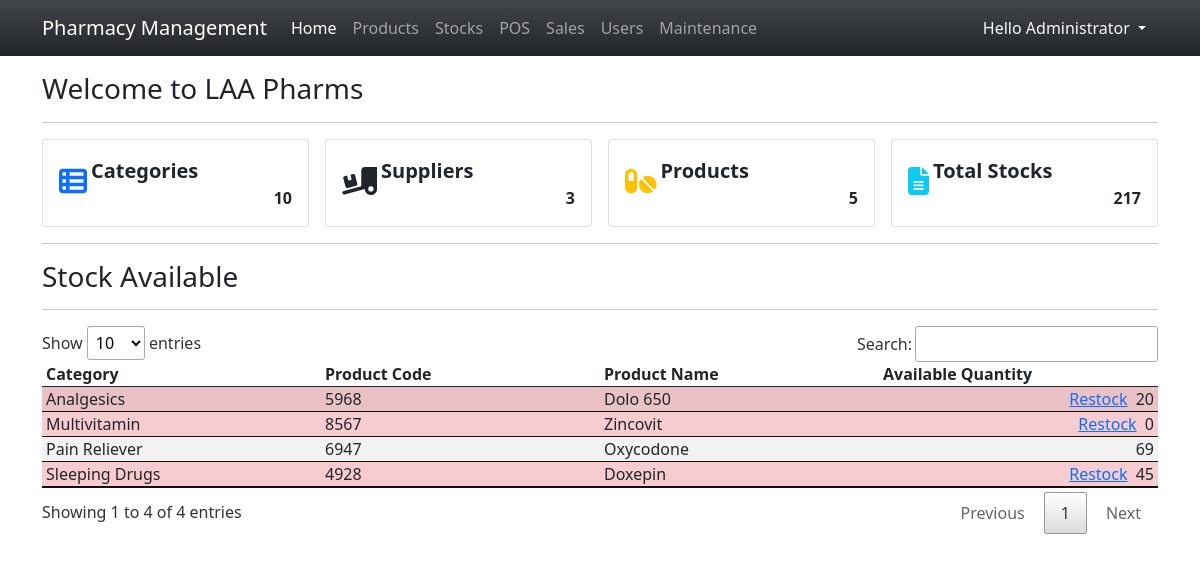
The app's page / (signed in) with its own data.
### tables this page shows
CREATE TABLE `product_list` (
            `product_id` INTEGER NOT NULL PRIMARY KEY AUTOINCREMENT,
            `product_code` TEXT NOT NULL,
            `category_id` INTEGER NOT NULL,
            `name` TEXT NOT NULL,
            `description` TEXT NOT NULL,
            `price` REAL NOT NULL DEFAULT 0,
            `status` INTEGER NOT NULL DEFAULT 1,
            FOREIGN KEY(`category_id`) REFERENCES `category_list`(`category_id`) ON DELETE CASCADE
        );

CREATE TABLE `category_list` (
            `category_id` INTEGER NOT NULL PRIMARY KEY AUTOINCREMENT,
            `name` TEXT NOT NULL,
            `description` TEXT NOT NULL,
            `status` INTEGER NOT NULL DEFAULT 1
        );

### home.php (the view, shortened to what this page needs)
<h3>Welcome to LAA Pharms</h3>
<hr>
<div class="col-12">
    <div class="row gx-3 row-cols-4">
        <div class="col">
            <div class="card">
                <div class="card-body">
                    <div class="w-100 d-flex align-items-center">
                        <div class="col-auto pe-1">
                            <span class="fa fa-th-list fs-3 text-primary"></span>
                        </div>
                        <div class="col-auto flex-grow-1">
                            <div class="fs-5"><b>Categories</b></div>
                            <div class="fs-6 text-end fw-bold">
                                <?php
                                $category = $conn->query("SELECT count(category_id) as `count` FROM `category_list` ")->fetchArray()['count'];
                                echo $category > 0 ? number_format($category) : 0 ;
                                ?>
                            </div>
                        </div>
                    </div>
                </div>
            </div>
        </div>
        <div class="col">
            <div class="card">
                <div class="card-body">
                    <div class="w-100 d-flex align-items-center">
                        <div class="col-auto pe-1">
                            <span class="fa fa-truck-loading fs-3 text-dark"></span>
                        </div>
                        <div class="col-auto flex-grow-1">
                            <div class="fs-5"><b>Suppliers</b></div>
                            <div class="fs-6 text-end fw-bold">
                                <?php
                                $supplier = $conn->query("SELECT count(supplier_id) as `count` FROM `supplier_list` ")->fetchArray()['count'];
                                echo $supplier > 0 ? number_format($supplier) : 0 ;
                                ?>
                            </div>
                        </div>
                    </div>
                </div>
            </div>
        </div>
        <div class="col">
            <div class="card">
                <div class="card-body">
                    <div class="w-100 d-flex align-items-center">
                        <div class="col-auto pe-1">
                            <span class="fa fa-pills fs-3 text-warning"></span>
                        </div>
                        <div class="col-auto flex-grow-1">
                            <div class="fs-5"><b>Products</b></div>
                            <div class="fs-6 text-end fw-bold">
                                <?php
                                $product = $conn->query("SELECT count(product_id) as `count` FROM `product_list` ")->fetchArray()['count'];
                                echo $product > 0 ? number_format($product) : 0 ;
                                ?>
                            </div>
                        </div>
                    </div>
                </div>
            </div>
        </div>
        <div class="col">
            <div class="card">
                <div class="card-body">
                    <div class="w-100 d-flex align-items-center">
                        <div class="col-auto pe-1">
                            <span class="fa fa-file-alt fs-3 text-info"></span>
                        </div>
                        <div class="col-auto flex-grow-1">
                            <div class="fs-5"><b>Total Stocks</b></div>
                            <div class="fs-6 text-end fw-bold">
                                <?php
                                $stock = $conn->query("SELECT sum(quantity) as `total` FROM `stock_list` where strftime('%s',`expiry_date` || '23:59:59') >= strftime('%s',CURRENT_TIMESTAMP) ")->fetchArray()['total'];
                                echo $stock > 0 ? number_format($stock) : 0 ;
                                ?>
                            </div>
                        </div>
                    </div>
                </div>
            </div>
        </div>
    </div>
    <hr>
    <div class="row">
        <div class="col-12">
            <h3>Stock Available</h3>
            <hr>
            <table class="table table-striped table-hover" id="inventory">
                <colgroup>
                    <col width="25%">
                    <col width="25%">
                    <col width="25%">
                    <col width="25%">
                </colgroup>
                <thead>
                    <tr>
                        <th class="py-0 px-1">Category</th>
                        <th class="py-0 px-1">Product Code</th>
                        <th class="py-0 px-1">Product Name</th>
                        <th class="py-0 px-1">Available Quantity</th>
                    </tr>
                </thead>
                <tbody>
                    <?php
                        $sql = "SELECT p.*,c.name as cname FROM `product_list` p inner join `category_list` c on p.category_id = c.category_id where p.status = 1 order by `name` asc";
                        $qry = $conn->query($sql);
                        while($row = $qry->fetchArray()):
                            $stock_in = $conn->query("SELECT sum(quantity) as `total` FROM `stock_list` where strftime('%s',`expiry_date` || '23:59:59') >= strftime('%s',CURRENT_TIMESTAMP) and product_id = '{$row['product_id']}' ")->fetchArray()['total'];
                            $stock_out = $conn->query("SELECT sum(quantity) as `total` FROM `transaction_items` where product_id = '{$row['product_id']}' ")->fetchArray()['total'];
                            $stock_in = $stock_in > 0 ? $stock_in : 0;
                            $stock_out = $stock_out > 0 ? $stock_out : 0;
                            $qty = $stock_in-$stock_out;
                            $qty = $qty > 0 ? $qty : 0;
                    ?>
                        <tr class="<?php echo $qty < 50? "bg-danger bg-opacity-25":'' ?>">
                            <td class="td py-0 px-1"><?php echo $row['cname'] ?></td>
                            <td class="td py-0 px-1"><?php echo $row['product_code'] ?></td>
                            <td class="td py-0 px-1"><?php echo $row['name'] ?></td>
                            <td class="td py-0 px-1 text-end">
                                <?php  if($_SESSION['type'] == 1): ?>
                                <?php echo $qty < 50? "<a href='javascript:void(0)' class='restock me-1' data-pid = '".$row['product_id']."' data-name = '".$row['product_code'].' - '.$row['name']."'> Restock</a>":'' ?>
                                <?php endif; ?>
                                <?php echo $qty ?></td>
                        </tr>
                    <?php endwhile; ?>
                </tbody>
            </table>
        </div>
    </div>
</div>

### index.php (shortened to what this page needs)
<?php
$page = isset($_GET['page']) ? $_GET['page'] : 'home';
?>
<!DOCTYPE html>
<html lang="en">
<head>
    <link rel="stylesheet" href="./Font-Awesome-master/css/all.min.css">
    <link rel="stylesheet" href="./css/bootstrap.min.css">
    <link rel="stylesheet" href="./DataTables/datatables.min.css">
</head>
<body>
    <main>
    <nav class="navbar navbar-expand-lg navbar-dark bg-dark bg-gradient" id="topNavBar">
        <div class="container">
            <a class="navbar-brand" href="./">
            Pharmacy Management
            </a>
            <div class="collapse navbar-collapse" id="navbarNav">
                <ul class="navbar-nav">
                    <li class="nav-item">
                        <a class="nav-link <?php echo ($page == 'home')? 'active' : '' ?>" aria-current="page" href="./">Home</a>
                    </li>
                    <?php if($_SESSION['type'] == 1): ?>
                    <li class="nav-item">
                        <a class="nav-link  <?php echo ($page == 'products')? 'active' : '' ?>" href="./?page=products">Products</a>
                    </li>
                    <li class="nav-item">
                        <a class="nav-link  <?php echo ($page == 'stocks')? 'active' : '' ?>" href="./?page=stocks">Stocks</a>
                    </li>
                    <?php endif; ?>
                    <li class="nav-item">
                        <a class="nav-link  <?php echo ($page == 'sales')? 'active' : '' ?>" href="./?page=sales">POS</a>
                    </li>
                    <li class="nav-item">
                        <a class="nav-link  <?php echo ($page == 'sales_report')? 'active' : '' ?>" href="./?page=sales_report">Sales</a>
                    </li>
                    <?php if($_SESSION['type'] == 1): ?>
                    <li class="nav-item">
                        <a class="nav-link <?php echo ($page == 'users')? 'active' : '' ?>" aria-current="page" href="./?page=users">Users</a>
                    </li>
                    <li class="nav-item">
                        <a class="nav-link" href="./?page=maintenance">Maintenance</a>
                    </li>
                    <?php endif; ?>
                </ul>
            </div>
            <div>
            <div class="dropdown">
                <button class="btn btn-secondary dropdown-toggle bg-transparent  text-light border-0" type="button" id="dropdownMenuButton1" data-bs-toggle="dropdown" aria-expanded="false">
                    Hello <?php echo $_SESSION['fullname'] ?>
                </button>
            </div>
            </div>
        </div>
    </nav>
    <div class="container py-3" id="page-container">
        <?php
            include $page.'.php';
        ?>
    </div>
    </main>
</body>
</html>

### index.php (style rules this page uses)
:root { --bs-success-rgb:71, 222, 152 !important; }
html,body { height:100%; width:100%; }
main { height:100%; display:flex; flex-flow:column; }
#page-container { flex: 1 1 auto; overflow:auto; }
#topNavBar { flex: 0 1 auto; }

### records on screen
product_list: category.name "Analgesics", product_code "5968", name "Dolo 650", qty "20"
product_list: category.name "Sleeping Drugs", product_code "4928", name "Doxepin", qty "45"
product_list: category.name "Pain Reliever", product_code "6947", name "Oxycodone", qty "69"
product_list: category.name "Multivitamin", product_code "8567", name "Zincovit", qty "0"

### other values on screen
$_SESSION['fullname'] "Administrator"
$category "10"
$supplier "3"
$product "5"
$stock "217"
